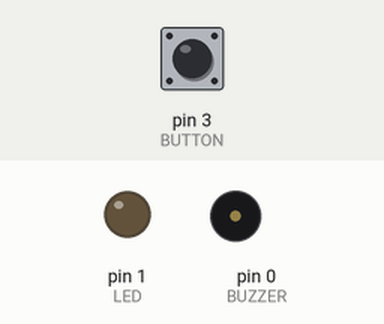
Recording of a sketch running on a simulated Arduino Uno, built with avr-gcc and run on an emulated ATmega328P. Parts: output pins drawn as LEDs (lit = HIGH), buzzer (waves = sounding, pin HIGH). The test bench sets the inputs (shaded band); at power-on: pin 3 (BUTTON) HIGH.

Above: at 1.2 s.
1.3 s: pin 3 (BUTTON) pulled LOW for 0.15 s
At 1.37 s:
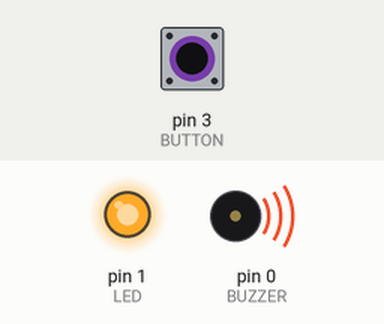
2.9 s: pin 3 (BUTTON) pulled LOW for 3.2 s
At 6.5 s:
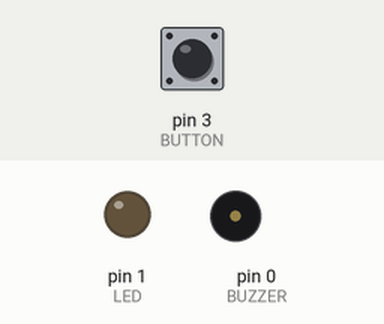
Timing chart, 0 to 8.0 s (numbered marks = the images above; inputs shaded):
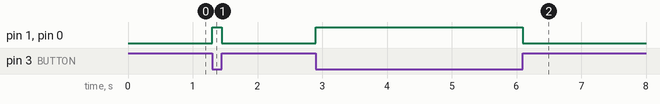

Measured:
- after the input at 1.3 s, pin 1 (LED), pin 0 (BUZZER): LOW → HIGH at once, → LOW 0.15 s later
- after the input at 2.9 s, pin 1 (LED), pin 0 (BUZZER): LOW → HIGH at once, → LOW 3.2 s later

The sketch:

buzzerProbe.ino
```cpp
#define BUZZER 0
#define LED 1
#define BUTTON 3

void setup() {
  // put your setup code here, to run once:
  pinMode(BUZZER, OUTPUT);  // HIGH is buzzer on
  pinMode(LED, OUTPUT);

  pinMode(BUTTON, INPUT);  // Button closer to power cord on bread board
  digitalWrite(BUTTON, HIGH);
}

void loop() {
  // put your main code here, to run repeatedly:
  // Will check to see if the BUTTON is depressed (LOW)
  // If so, sound the buzzer and turn the light on
  if (digitalRead(BUTTON) == LOW) {
    digitalWrite(BUZZER, HIGH);
    digitalWrite(LED, HIGH);
  } else {
    digitalWrite(BUZZER, LOW);
    digitalWrite(LED, LOW);
  }
}
```
